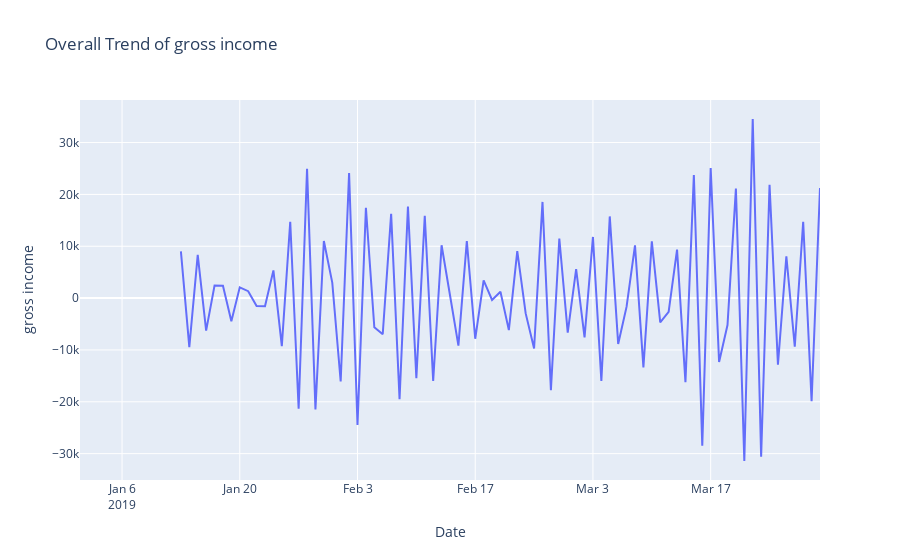

Notebook cell for this chart:
### Code cell
# Determine d variable by observing trend of data
overall_trend_fig = px.line(df, x="Date", y="gross income", title="Overall Trend of gross income")
overall_trend_fig.show() # d = 1
